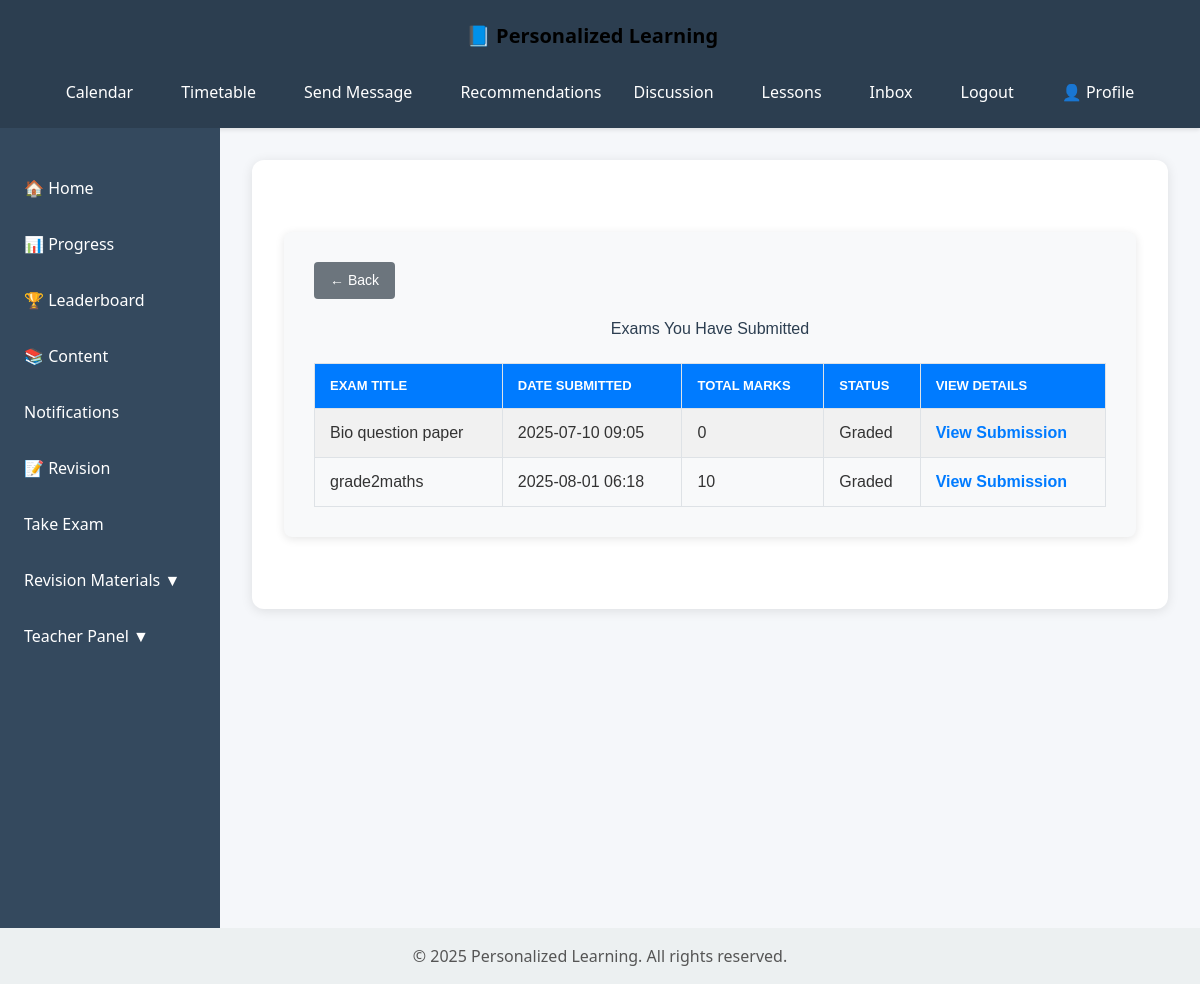
Page /examination/submitted_exams/ (signed in) on the committed database.
### Examination/models.py (models this page shows, shortened)
class Exam(models.Model):
    title = models.CharField(max_length=255)
    created_by = models.ForeignKey(Teacher, on_delete=models.SET_NULL, null=True)
    created_at = models.DateTimeField(auto_now_add=True)

class StudentExam(models.Model):
    student = models.ForeignKey(Profile, on_delete=models.CASCADE)
    exam = models.ForeignKey(Exam, on_delete=models.CASCADE)
    submitted_at = models.DateTimeField(auto_now_add=True)
    graded = models.BooleanField(default=False)
    submitted=models.BooleanField(default=False)
    total_marks = models.PositiveIntegerField(default=0)

### Examination/views.py (the view)
# urls.py: path('submitted_exams/', views.submitted_exam_list, name='submitted_exam_list'),
@login_required
def submitted_exam_list(request):
    profile = request.user.users_profile  # or .profile as appropriate
    student_exams = StudentExam.objects.select_related('exam').filter(student=profile)
    exam_data = [
        {
            'exam': se.exam,
            'student_exam': se
        } for se in student_exams
    ]
    return render(request, 'Examination/submitted_exam_list.html', {'exam_data': exam_data})

### Examination/templates/Examination/submitted_exam_list.html (shortened to what this page needs)
{% extends "content/base.html" %}
{% block content %}
<div class="submitted-exams-container">
  <button type="button" onclick="window.history.back();" class="back-btn">
    &larr; Back
  </button>
  <h2>Exams You Have Submitted</h2>
  {% if exam_data %}
    <table class="submitted-table">
      <tr>
        <th>Exam Title</th>
        <th>Date Submitted</th>
        <th>Total Marks</th>
        <th>Status</th>
        <th>View Details</th>
      </tr>
      {% for item in exam_data %}
        <tr>
          <td>{{ item.exam.title }}</td>
          <td>{{ item.student_exam.submitted_at|date:"Y-m-d H:i" }}</td>
          <td>
            {% if item.student_exam.graded %}
              {{ item.student_exam.total_marks }}
            {% else %}
              N/A
            {% endif %}
          </td>
          <td>
            {% if item.student_exam.graded %}
              Graded
            {% else %}
              Pending Grading
            {% endif %}
          </td>
          <td>
            <a href="{% url 'exam_submitted' item.student_exam.id %}">View Submission</a>
          </td>
        </tr>
      {% endfor %}
    </table>
  {% else %}
    <p class="no-submissions">You have not submitted any exams yet.</p>
  {% endif %}
</div>
{% endblock %}

### content/templates/content/base.html (style rules this page uses)
body { margin: 0; font-family: 'Segoe UI', Tahoma, Geneva, Verdana, sans-serif; background-color: #f5f7fa; color: #333; display: flex; flex-direction: column; min-height: 100vh; }

### Examination/templates/Examination/submitted_exam_list.html (style rules this page uses)
.submitted-exams-container { max-width: 900px; margin: 40px auto; padding: 30px; background-color: #f8f9fa; border-radius: 8px; font-family: Arial, sans-serif; box-shadow: 0 2px 10px rgba(0, 0, 0, 0.1); }
.submitted-exams-container h2 { text-align: center; margin-bottom: 25px; color: #2c3e50; }
.back-btn { display: inline-block; margin-bottom: 20px; background-color: #6c757d; color: white; padding: 8px 16px; border: none; border-radius: 4px; font-size: 14px; text-decoration: none; cursor: pointer; }
.submitted-table { width: 100%; border-collapse: collapse; }
.submitted-table th, .submitted-table td { padding: 12px 15px; border: 1px solid #dee2e6; text-align: left; }
.submitted-table th { background-color: #007bff; color: #fff; text-transform: uppercase; font-size: 13px; }
.submitted-table tr:nth-child(even) { background-color: #f1f1f1; }
.submitted-table a { color: #007bff; text-decoration: none; font-weight: bold; }

### rows in the picture
Exam: exam "Bio question paper", student_exam.submitted_at "2025-07-10 09:05", student_exam.total_marks "0"
Exam: exam "grade2maths", student_exam.submitted_at "2025-08-01 06:18", student_exam.total_marks "10"
